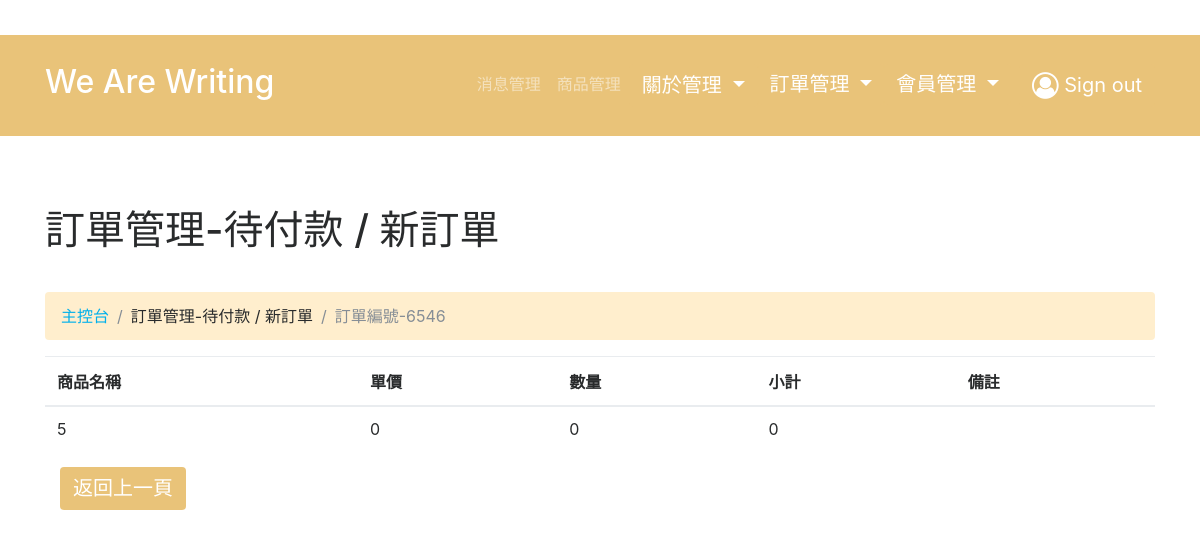
/admin/order_details/list.php?orderID=1&status=0&page=1 (signed in), run on the app's committed database.
### tables this page shows
CREATE TABLE `customer_order` (
  `orderID` int(11) NOT NULL,
  `memberID` int(11) DEFAULT NULL,
  `orderNO` varchar(255) DEFAULT NULL,
  `orderDate` varchar(255) DEFAULT NULL,
  `totalPrice` int(11) DEFAULT NULL,
  `shipping` int(11) DEFAULT NULL,
  `name` varchar(255) DEFAULT NULL,
  `phone` varchar(255) DEFAULT NULL,
  `email` varchar(255) DEFAULT NULL,
  `address` varchar(255) DEFAULT NULL,
  `createdDate` varchar(255) DEFAULT NULL,
  `updatedDate` varchar(255) DEFAULT NULL,
  `status` int(11) DEFAULT '0',
  `author` varchar(255) DEFAULT NULL
);

CREATE TABLE `order_details` (
  `order_detailsID` int(11) NOT NULL,
  `orderID` int(11) NOT NULL,
  `productID` int(11) NOT NULL,
  `picture` varchar(255) NOT NULL,
  `cateID` int(11) NOT NULL,
  `price` int(11) NOT NULL,
  `quantity` int(11) NOT NULL,
  `postscript` varchar(255) DEFAULT NULL,
  `createdDate` varchar(255) DEFAULT NULL,
  `updatedDate` varchar(255) DEFAULT NULL
);

CREATE TABLE `product` (
  `productID` int(11) NOT NULL,
  `categoryID` int(11) NOT NULL,
  `subcategoryID` int(11) DEFAULT NULL,
  `brandID` int(11) NOT NULL,
  `name` varchar(255) NOT NULL,
  `picture` varchar(255) NOT NULL,
  `picture2` varchar(255) DEFAULT NULL,
  `picture3` varchar(255) DEFAULT NULL,
  `picture4` varchar(255) DEFAULT NULL,
  `price` int(11) NOT NULL,
  `nib` varchar(255) DEFAULT NULL,
  `decription` text NOT NULL,
  `createdDate` varchar(255) DEFAULT NULL,
  `updatedDate` varchar(255) DEFAULT NULL,
  `store` int(11) NOT NULL DEFAULT '0',
  `sold` int(11) DEFAULT '0',
  `author` varchar(255) NOT NULL
);

### admin/order_details/list.php (the view, shortened to what this page needs)
<?php
require_once('../../asset/connection/database.php');
$sql = "SELECT * FROM order_details WHERE orderID =".$_GET['orderID'];
$sth = $db->query($sql);
$order_details = $sth->fetchALL(PDO::FETCH_ASSOC);
$sth = $db->query("SELECT * FROM customer_order WHERE orderID =".$_GET['orderID']);
$order = $sth->fetch(PDO::FETCH_ASSOC);
 ?>
<html>
<head>
<?php require_once('../template/header.php'); ?>
</head>
<body>
<?php require_once('../template/nav.php'); ?>
    <div class="py-5">
    <div class="container">
      <div class="row">
        <div class="col-md-12">
          <?php
          switch ($_GET['status']) {
            case 0:
              $status = "待付款 / 新訂單";
              break;
          } ?>
          <h1 class="display-5 my-4" contenteditable="true">訂單管理-<?php echo $status; ?></h1>
        </div>
      </div>
      <div class="row">
        <div class="col-md-12">
          <ul class="breadcrumb my-3" style="margin-bottom:0px;margin-top:0px">
            <li class="breadcrumb-item"><a href="../order/list.php?status=<?php echo $_GET['status']; ?>&page=<?php echo $_GET['page']; ?>">主控台</a></li>
            <li class="breadcrumb-item ">訂單管理-<?php echo $status; ?></li>
            <li class="breadcrumb-item active">訂單編號-<?php echo $order['orderNO']; ?></li>
          </ul>
		</div>
	  </div>
    <div class="row">
      <div class="col-md-12">
        <table class="table">
          <thead>
            <tr>
              <th>商品名稱</th>
              <th>單價</th>
              <th>數量</th>
              <th>小計</th>
              <th>備註</th>
            </tr>
          </thead>
          <tbody>
            <?php foreach ($order_details as $row) { ?>
            <tr>
              <?php
                $sth = $db->query("SELECT * FROM product WHERE productID =".$row['productID']);
                $product = $sth->fetch(PDO::FETCH_ASSOC);
               ?>
              <td><?php echo $product['name']; ?></td>
              <td><?php echo $row['price']; ?></td>
              <td><?php echo $row['quantity']; ?></td>
              <td><?php echo $row['quantity']*$row['price']; ?></td>
              <td><?php echo $row['postscript']; ?></td>
            </tr>
          <?php }?>
          </tbody>
        </table>
        <div class="col-sm-10 col-sm-offset-2 text-right">
          <a class="btn btn-warning float-left" href="../order/list.php?status=<?php echo $_GET['status']; ?>&page=<?php echo $_GET['page']; ?>">返回上一頁</a>
        </div>
      </div>
      </div>
    </div>
  </div>
</body>
</html>

### admin/css/style.css (style rules this page uses)
.btn-warning { background: rgb(233, 195, 121); font-size: 20px; color: #FFF; }
.breadcrumb { background: rgb(255, 238, 205); }

### data on the page
customer_order: orderNO "6546"
order_details: productID.name "5", price "0", quantity "0", $row['quantity']*$row['price'] "0"

### other printed values
$status "待付款 / 新訂單"
